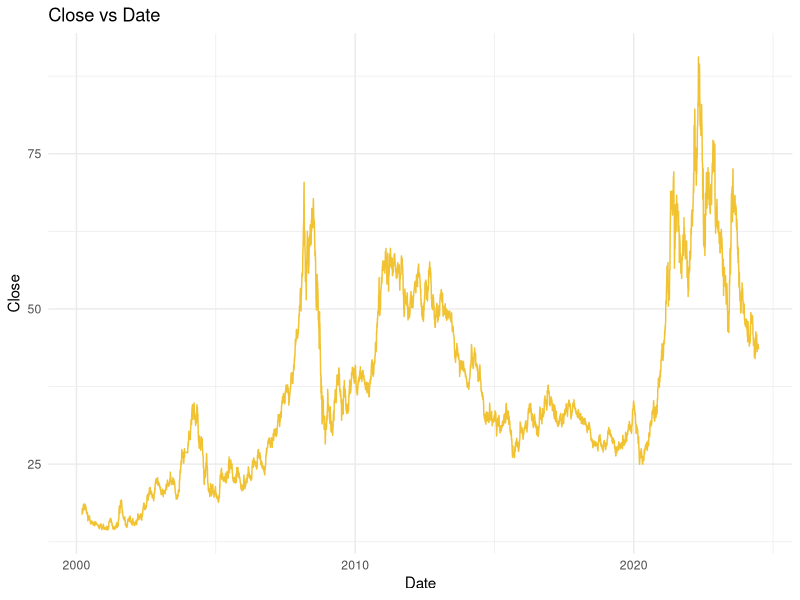
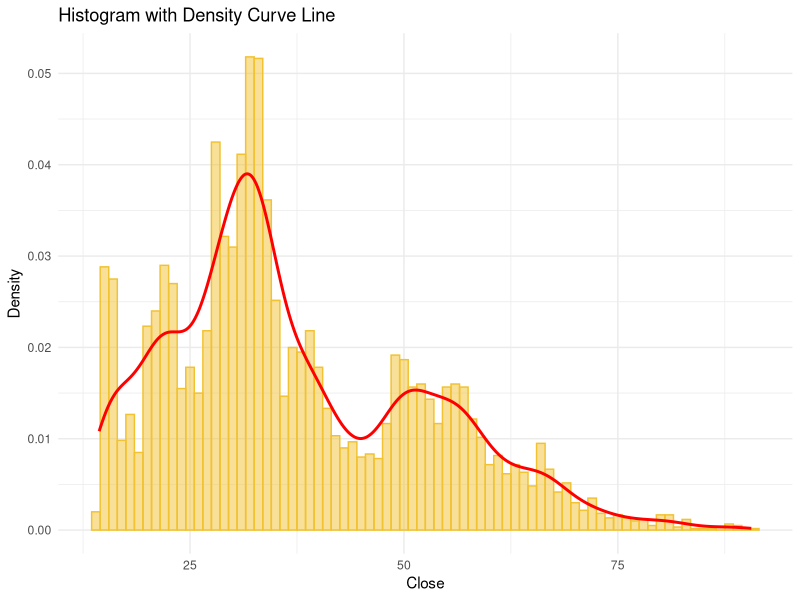
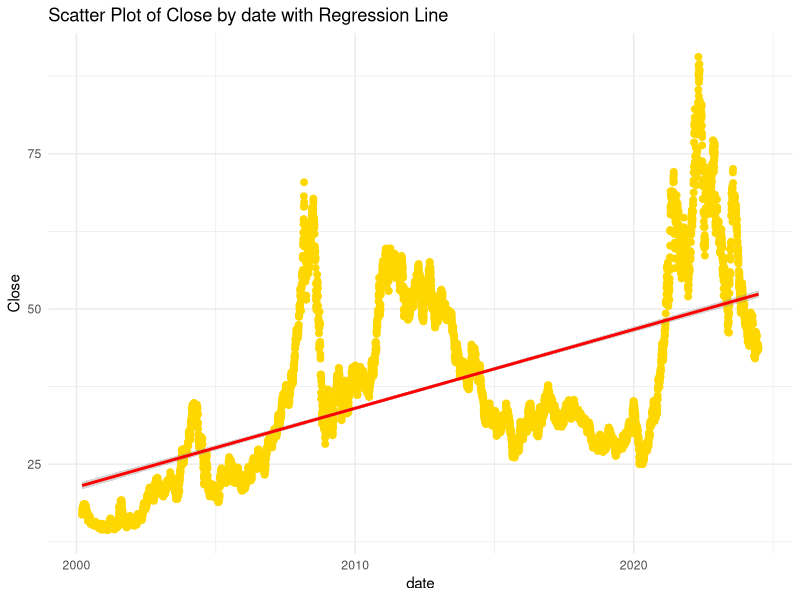

These charts were generated, in order, by the following R code:
# This R environment comes with many helpful analytics packages installed
library(readr)
library(tidyverse)
library(ggplot2)
library(dplyr)

# reading file data
soybean_oil_data <- read_csv("../individual_data/Soybean_Oil_data.csv",show_col_types = FALSE)
# Check the structure of the data
str(soybean_oil_data)

# Ensure the date column is in Date format
soybean_oil_data$date <- as.Date(soybean_oil_data$date, format = "%Y-%m-%d")

# Aggregate the data to get the average close for each date (if there are duplicates)
soybean_oil_data_agg <- soybean_oil_data %>%
  group_by(date) %>%
  summarise(close = mean(close, na.rm = TRUE))

# Plot close vs date as a line graph
ggplot(soybean_oil_data_agg, aes(x = date, y = close)) +
  geom_line(color = "#F1C232") +  # Line graph
  labs(title = "Close vs Date", x = "Date", y = "Close") +
  theme_minimal()

# Plot histogram with density curve line
ggplot(soybean_oil_data_agg, aes(x = close)) +
  geom_histogram(aes(y = ..density..), binwidth = 1, fill = "#F1C232", color = "#F1C232", alpha = 0.5) +  # Histogram
  geom_density(color = "#FF0000", size = 1) +  # Density curve line
  labs(title = "Histogram with Density Curve Line", x = "Close", y = "Density") +
  theme_minimal()

# Scatter Plot of Close by date
ggplot(soybean_oil_data_agg, aes(x = date, y = close)) +
  geom_point(color = "#FFD700", size = 2) +  # Scatter plot with blue points
  geom_smooth(method = "lm", color = "red", linewidth = 1) +  # Use 'linewidth' instead of 'size' for the regression line
  labs(title = "Scatter Plot of Close by date with Regression Line",
       x = "date",
       y = "Close") +
  theme_minimal()
